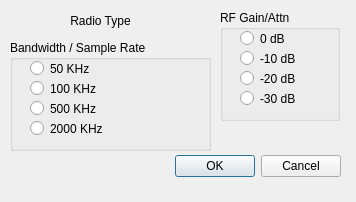
<?xml version="1.0" encoding="UTF-8"?>
<ui version="4.0">
 <class>CSdrSetupDlg</class>
 <widget class="QDialog" name="CSdrSetupDlg">
  <property name="geometry">
   <rect>
    <x>0</x>
    <y>0</y>
    <width>356</width>
    <height>202</height>
   </rect>
  </property>
  <property name="windowTitle">
   <string>SDR Setup</string>
  </property>
  <widget class="QDialogButtonBox" name="buttonBox">
   <property name="geometry">
    <rect>
     <x>150</x>
     <y>150</y>
     <width>191</width>
     <height>32</height>
    </rect>
   </property>
   <property name="orientation">
    <enum>Qt::Horizontal</enum>
   </property>
   <property name="standardButtons">
    <set>QDialogButtonBox::Cancel|QDialogButtonBox::Ok</set>
   </property>
  </widget>
  <widget class="QGroupBox" name="groupBoxRate">
   <property name="geometry">
    <rect>
     <x>10</x>
     <y>40</y>
     <width>201</width>
     <height>111</height>
    </rect>
   </property>
   <property name="title">
    <string>Bandwidth / Sample Rate</string>
   </property>
   <widget class="QRadioButton" name="radioButtonRate2">
    <property name="geometry">
     <rect>
      <x>20</x>
      <y>60</y>
      <width>171</width>
      <height>17</height>
     </rect>
    </property>
    <property name="text">
     <string>500 KHz</string>
    </property>
   </widget>
   <widget class="QRadioButton" name="radioButtonRate1">
    <property name="geometry">
     <rect>
      <x>20</x>
      <y>40</y>
      <width>171</width>
      <height>17</height>
     </rect>
    </property>
    <property name="text">
     <string>100 KHz</string>
    </property>
   </widget>
   <widget class="QRadioButton" name="radioButtonRate0">
    <property name="geometry">
     <rect>
      <x>20</x>
      <y>20</y>
      <width>171</width>
      <height>17</height>
     </rect>
    </property>
    <property name="text">
     <string>50 KHz </string>
    </property>
   </widget>
   <widget class="QRadioButton" name="radioButtonRate3">
    <property name="geometry">
     <rect>
      <x>20</x>
      <y>80</y>
      <width>171</width>
      <height>17</height>
     </rect>
    </property>
    <property name="text">
     <string>2000 KHz</string>
    </property>
   </widget>
  </widget>
  <widget class="QGroupBox" name="groupBoxGain">
   <property name="geometry">
    <rect>
     <x>220</x>
     <y>10</y>
     <width>120</width>
     <height>111</height>
    </rect>
   </property>
   <property name="title">
    <string>RF Gain/Attn</string>
   </property>
   <widget class="QRadioButton" name="radioButtonAttn0">
    <property name="geometry">
     <rect>
      <x>20</x>
      <y>20</y>
      <width>82</width>
      <height>17</height>
     </rect>
    </property>
    <property name="text">
     <string>0 dB</string>
    </property>
   </widget>
   <widget class="QRadioButton" name="radioButtonAttn10">
    <property name="geometry">
     <rect>
      <x>20</x>
      <y>40</y>
      <width>82</width>
      <height>17</height>
     </rect>
    </property>
    <property name="text">
     <string>-10 dB</string>
    </property>
   </widget>
   <widget class="QRadioButton" name="radioButtonAttn20">
    <property name="geometry">
     <rect>
      <x>20</x>
      <y>60</y>
      <width>82</width>
      <height>17</height>
     </rect>
    </property>
    <property name="text">
     <string>-20 dB</string>
    </property>
   </widget>
   <widget class="QRadioButton" name="radioButtonAttn30">
    <property name="geometry">
     <rect>
      <x>20</x>
      <y>80</y>
      <width>82</width>
      <height>17</height>
     </rect>
    </property>
    <property name="text">
     <string>-30 dB</string>
    </property>
   </widget>
  </widget>
  <widget class="QLabel" name="labelRadioType">
   <property name="geometry">
    <rect>
     <x>40</x>
     <y>10</y>
     <width>121</width>
     <height>21</height>
    </rect>
   </property>
   <property name="frameShape">
    <enum>QFrame::NoFrame</enum>
   </property>
   <property name="text">
    <string>Radio Type</string>
   </property>
   <property name="alignment">
    <set>Qt::AlignCenter</set>
   </property>
  </widget>
 </widget>
 <resources/>
 <connections>
  <connection>
   <sender>buttonBox</sender>
   <signal>accepted()</signal>
   <receiver>CSdrSetupDlg</receiver>
   <slot>accept()</slot>
   <hints>
    <hint type="sourcelabel">
     <x>248</x>
     <y>254</y>
    </hint>
    <hint type="destinationlabel">
     <x>157</x>
     <y>201</y>
    </hint>
   </hints>
  </connection>
  <connection>
   <sender>buttonBox</sender>
   <signal>rejected()</signal>
   <receiver>CSdrSetupDlg</receiver>
   <slot>reject()</slot>
   <hints>
    <hint type="sourcelabel">
     <x>316</x>
     <y>260</y>
    </hint>
    <hint type="destinationlabel">
     <x>286</x>
     <y>201</y>
    </hint>
   </hints>
  </connection>
  <connection>
   <sender>radioButtonAttn10</sender>
   <signal>clicked()</signal>
   <receiver>CSdrSetupDlg</receiver>
   <slot>RfGainChanged()</slot>
   <hints>
    <hint type="sourcelabel">
     <x>281</x>
     <y>61</y>
    </hint>
    <hint type="destinationlabel">
     <x>215</x>
     <y>123</y>
    </hint>
   </hints>
  </connection>
  <connection>
   <sender>radioButtonAttn20</sender>
   <signal>clicked()</signal>
   <receiver>CSdrSetupDlg</receiver>
   <slot>RfGainChanged()</slot>
   <hints>
    <hint type="sourcelabel">
     <x>247</x>
     <y>81</y>
    </hint>
    <hint type="destinationlabel">
     <x>230</x>
     <y>129</y>
    </hint>
   </hints>
  </connection>
  <connection>
   <sender>radioButtonAttn30</sender>
   <signal>clicked()</signal>
   <receiver>CSdrSetupDlg</receiver>
   <slot>RfGainChanged()</slot>
   <hints>
    <hint type="sourcelabel">
     <x>294</x>
     <y>96</y>
    </hint>
    <hint type="destinationlabel">
     <x>303</x>
     <y>127</y>
    </hint>
   </hints>
  </connection>
  <connection>
   <sender>radioButtonAttn0</sender>
   <signal>clicked()</signal>
   <receiver>CSdrSetupDlg</receiver>
   <slot>RfGainChanged()</slot>
   <hints>
    <hint type="sourcelabel">
     <x>300</x>
     <y>36</y>
    </hint>
    <hint type="destinationlabel">
     <x>346</x>
     <y>53</y>
    </hint>
   </hints>
  </connection>
 </connections>
 <slots>
  <slot>SelectNetSDR()</slot>
  <slot>SelectSDRIQ()</slot>
  <slot>RfGainChanged()</slot>
 </slots>
</ui>
